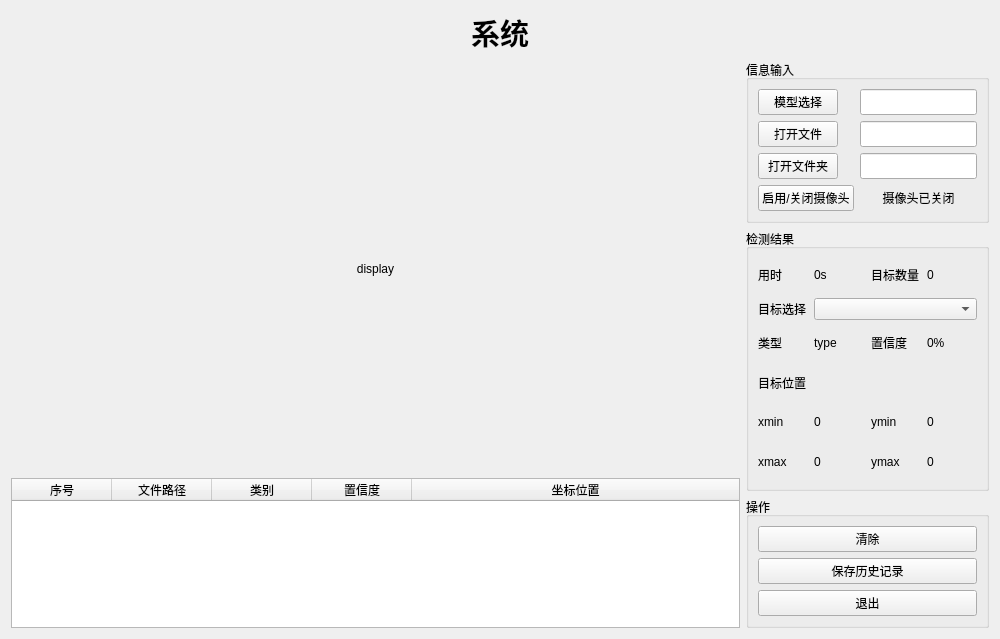
<?xml version="1.0" encoding="UTF-8"?>
<ui version="4.0">
 <class>Form</class>
 <widget class="QWidget" name="Form">
  <property name="geometry">
   <rect>
    <x>0</x>
    <y>0</y>
    <width>1000</width>
    <height>639</height>
   </rect>
  </property>
  <property name="minimumSize">
   <size>
    <width>1000</width>
    <height>600</height>
   </size>
  </property>
  <property name="maximumSize">
   <size>
    <width>16677215</width>
    <height>16777215</height>
   </size>
  </property>
  <property name="windowTitle">
   <string>Form</string>
  </property>
  <layout class="QVBoxLayout" name="verticalLayout_6">
   <item>
    <widget class="QLabel" name="lb_title">
     <property name="font">
      <font>
       <pointsize>22</pointsize>
       <bold>true</bold>
      </font>
     </property>
     <property name="text">
      <string>系统</string>
     </property>
     <property name="alignment">
      <set>Qt::AlignmentFlag::AlignCenter</set>
     </property>
    </widget>
   </item>
   <item>
    <layout class="QHBoxLayout" name="horizontalLayout_7" stretch="3,1">
     <item>
      <layout class="QVBoxLayout" name="verticalLayout_4" stretch="3,1">
       <property name="spacing">
        <number>0</number>
       </property>
       <property name="sizeConstraint">
        <enum>QLayout::SizeConstraint::SetDefaultConstraint</enum>
       </property>
       <item>
        <widget class="QLabel" name="display">
         <property name="sizePolicy">
          <sizepolicy hsizetype="Expanding" vsizetype="Expanding">
           <horstretch>0</horstretch>
           <verstretch>0</verstretch>
          </sizepolicy>
         </property>
         <property name="text">
          <string>display</string>
         </property>
         <property name="scaledContents">
          <bool>false</bool>
         </property>
         <property name="alignment">
          <set>Qt::AlignmentFlag::AlignCenter</set>
         </property>
        </widget>
       </item>
       <item>
        <widget class="QTableWidget" name="tableWidget">
         <property name="minimumSize">
          <size>
           <width>700</width>
           <height>150</height>
          </size>
         </property>
         <attribute name="horizontalHeaderMinimumSectionSize">
          <number>100</number>
         </attribute>
         <attribute name="horizontalHeaderDefaultSectionSize">
          <number>100</number>
         </attribute>
         <attribute name="horizontalHeaderStretchLastSection">
          <bool>true</bool>
         </attribute>
         <column>
          <property name="text">
           <string>序号</string>
          </property>
         </column>
         <column>
          <property name="text">
           <string>文件路径</string>
          </property>
         </column>
         <column>
          <property name="text">
           <string>类别</string>
          </property>
         </column>
         <column>
          <property name="text">
           <string>置信度</string>
          </property>
         </column>
         <column>
          <property name="text">
           <string>坐标位置</string>
          </property>
         </column>
        </widget>
       </item>
      </layout>
     </item>
     <item>
      <layout class="QVBoxLayout" name="verticalLayout_5" stretch="0,2,1">
       <property name="sizeConstraint">
        <enum>QLayout::SizeConstraint::SetDefaultConstraint</enum>
       </property>
       <item>
        <widget class="QGroupBox" name="groupBox">
         <property name="sizePolicy">
          <sizepolicy hsizetype="Expanding" vsizetype="Preferred">
           <horstretch>0</horstretch>
           <verstretch>0</verstretch>
          </sizepolicy>
         </property>
         <property name="title">
          <string>信息输入</string>
         </property>
         <layout class="QFormLayout" name="formLayout">
          <property name="sizeConstraint">
           <enum>QLayout::SizeConstraint::SetDefaultConstraint</enum>
          </property>
          <item row="0" column="0">
           <widget class="QPushButton" name="btn_model_select">
            <property name="sizePolicy">
             <sizepolicy hsizetype="Expanding" vsizetype="Expanding">
              <horstretch>0</horstretch>
              <verstretch>0</verstretch>
             </sizepolicy>
            </property>
            <property name="text">
             <string>模型选择</string>
            </property>
           </widget>
          </item>
          <item row="0" column="1">
           <widget class="QLineEdit" name="le_model_path">
            <property name="sizePolicy">
             <sizepolicy hsizetype="Expanding" vsizetype="Expanding">
              <horstretch>0</horstretch>
              <verstretch>0</verstretch>
             </sizepolicy>
            </property>
           </widget>
          </item>
          <item row="5" column="0">
           <widget class="QPushButton" name="btn_camera">
            <property name="sizePolicy">
             <sizepolicy hsizetype="Preferred" vsizetype="Expanding">
              <horstretch>0</horstretch>
              <verstretch>0</verstretch>
             </sizepolicy>
            </property>
            <property name="text">
             <string>启用/关闭摄像头</string>
            </property>
           </widget>
          </item>
          <item row="5" column="1">
           <widget class="QLabel" name="lb_cameracheck">
            <property name="sizePolicy">
             <sizepolicy hsizetype="Preferred" vsizetype="Expanding">
              <horstretch>0</horstretch>
              <verstretch>0</verstretch>
             </sizepolicy>
            </property>
            <property name="text">
             <string>摄像头已关闭</string>
            </property>
            <property name="alignment">
             <set>Qt::AlignmentFlag::AlignCenter</set>
            </property>
           </widget>
          </item>
          <item row="1" column="0">
           <widget class="QPushButton" name="btn_open_one_file">
            <property name="sizePolicy">
             <sizepolicy hsizetype="Preferred" vsizetype="Expanding">
              <horstretch>0</horstretch>
              <verstretch>0</verstretch>
             </sizepolicy>
            </property>
            <property name="text">
             <string>打开文件</string>
            </property>
           </widget>
          </item>
          <item row="4" column="0">
           <widget class="QPushButton" name="btn_open_dir">
            <property name="sizePolicy">
             <sizepolicy hsizetype="Preferred" vsizetype="Expanding">
              <horstretch>0</horstretch>
              <verstretch>0</verstretch>
             </sizepolicy>
            </property>
            <property name="text">
             <string>打开文件夹</string>
            </property>
           </widget>
          </item>
          <item row="1" column="1">
           <widget class="QLineEdit" name="le_open_one_file">
            <property name="sizePolicy">
             <sizepolicy hsizetype="Expanding" vsizetype="Expanding">
              <horstretch>0</horstretch>
              <verstretch>0</verstretch>
             </sizepolicy>
            </property>
           </widget>
          </item>
          <item row="4" column="1">
           <widget class="QLineEdit" name="le_open_dir">
            <property name="sizePolicy">
             <sizepolicy hsizetype="Expanding" vsizetype="Expanding">
              <horstretch>0</horstretch>
              <verstretch>0</verstretch>
             </sizepolicy>
            </property>
           </widget>
          </item>
         </layout>
        </widget>
       </item>
       <item>
        <widget class="QGroupBox" name="groupBox_2">
         <property name="title">
          <string>检测结果</string>
         </property>
         <layout class="QVBoxLayout" name="verticalLayout_2">
          <item>
           <layout class="QGridLayout" name="gridLayout">
            <item row="7" column="2">
             <widget class="QLabel" name="label_14">
              <property name="text">
               <string>ymin</string>
              </property>
             </widget>
            </item>
            <item row="4" column="0">
             <widget class="QLabel" name="label_6">
              <property name="text">
               <string>目标选择</string>
              </property>
             </widget>
            </item>
            <item row="8" column="3">
             <widget class="QLabel" name="lb_ymax">
              <property name="text">
               <string>0</string>
              </property>
             </widget>
            </item>
            <item row="5" column="0">
             <widget class="QLabel" name="label_7">
              <property name="text">
               <string>类型</string>
              </property>
             </widget>
            </item>
            <item row="3" column="2">
             <widget class="QLabel" name="label_3">
              <property name="text">
               <string>目标数量</string>
              </property>
             </widget>
            </item>
            <item row="7" column="1">
             <widget class="QLabel" name="lb_xmin">
              <property name="text">
               <string>0</string>
              </property>
             </widget>
            </item>
            <item row="5" column="2">
             <widget class="QLabel" name="label_9">
              <property name="text">
               <string>置信度</string>
              </property>
             </widget>
            </item>
            <item row="6" column="0">
             <widget class="QLabel" name="label_11">
              <property name="text">
               <string>目标位置</string>
              </property>
             </widget>
            </item>
            <item row="8" column="2">
             <widget class="QLabel" name="label_47">
              <property name="text">
               <string>ymax</string>
              </property>
             </widget>
            </item>
            <item row="4" column="1" colspan="3">
             <widget class="QComboBox" name="cb_select_target"/>
            </item>
            <item row="3" column="0">
             <widget class="QLabel" name="label_2">
              <property name="text">
               <string>用时</string>
              </property>
             </widget>
            </item>
            <item row="3" column="1">
             <widget class="QLabel" name="lb_time">
              <property name="text">
               <string>0s</string>
              </property>
             </widget>
            </item>
            <item row="5" column="1">
             <widget class="QLabel" name="lb_type">
              <property name="text">
               <string>type</string>
              </property>
             </widget>
            </item>
            <item row="7" column="0">
             <widget class="QLabel" name="label_12">
              <property name="text">
               <string>xmin</string>
              </property>
             </widget>
            </item>
            <item row="8" column="0">
             <widget class="QLabel" name="label_29">
              <property name="text">
               <string>xmax</string>
              </property>
             </widget>
            </item>
            <item row="7" column="3">
             <widget class="QLabel" name="lb_ymin">
              <property name="text">
               <string>0</string>
              </property>
             </widget>
            </item>
            <item row="8" column="1">
             <widget class="QLabel" name="lb_xmax">
              <property name="text">
               <string>0</string>
              </property>
             </widget>
            </item>
            <item row="3" column="3">
             <layout class="QHBoxLayout" name="horizontalLayout_2">
              <item>
               <widget class="QLabel" name="lb_num">
                <property name="text">
                 <string>0</string>
                </property>
               </widget>
              </item>
             </layout>
            </item>
            <item row="5" column="3">
             <widget class="QLabel" name="lb_conf">
              <property name="text">
               <string>0%</string>
              </property>
             </widget>
            </item>
           </layout>
          </item>
         </layout>
        </widget>
       </item>
       <item>
        <widget class="QGroupBox" name="groupBox_3">
         <property name="title">
          <string>操作</string>
         </property>
         <layout class="QHBoxLayout" name="horizontalLayout_3">
          <item>
           <layout class="QVBoxLayout" name="verticalLayout_3">
            <item>
             <widget class="QPushButton" name="btn_clear">
              <property name="text">
               <string>清除</string>
              </property>
             </widget>
            </item>
            <item>
             <widget class="QPushButton" name="btn_save">
              <property name="text">
               <string>保存历史记录</string>
              </property>
             </widget>
            </item>
            <item>
             <widget class="QPushButton" name="btn_exit">
              <property name="text">
               <string>退出</string>
              </property>
             </widget>
            </item>
           </layout>
          </item>
         </layout>
        </widget>
       </item>
      </layout>
     </item>
    </layout>
   </item>
  </layout>
 </widget>
 <resources/>
 <connections/>
</ui>
